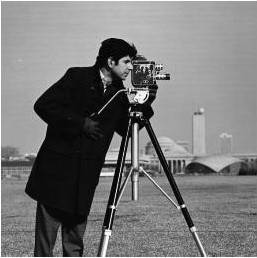
#> input picture temp.jpg, 257 x 258 px
$ python temp.py
#> lines starting #> are read from the running program, lines starting #| are printed output that depends on the picture
from matplotlib import pyplot as plt
import numpy as np
import cv2 as cv
from skimage import exposure

def image_histogram_equalization(image, number_bins=256):
    # get image histogram
    image_histogram, bins = np.histogram(image.flatten(), number_bins, density=True)
    cdf = image_histogram.cumsum() # cumulative distribution function
    normalized_cdf = 255 * cdf / cdf[-1] # normalize

    # use linear interpolation of cdf to find new pixel values
    image_equalized = np.interp(image.flatten(), bins[:-1], normalized_cdf)
    plt.subplot(1, 5, 1), plt.plot(cdf)
    plt.subplot(1, 5, 2), plt.hist(image_histogram)
    plt.subplot(1, 5, 3), plt.plot(normalized_cdf)
    #plt.subplot(1, 5, 4), plt.imshow(image_equalized.reshape(image.shape))
    #plt.show()
    return image_equalized.reshape(image.shape), normalized_cdf

def histogram_equalize(img):
    img_cdf, bin_centers = exposure.cumulative_distribution(img)
    return np.interp(img, bin_centers, img_cdf)

if __name__ == '__main__':
    image = cv.imread('temp.jpg', 0)
#> image is the input picture: shape (258, 257); min 0, max 255, mean 120.3
    result,temp= image_histogram_equalization(image)
#> in image_histogram_equalization, `image_histogram, bins = np.histogram(image.flatten(), number_bins, den..`: image_histogram = 256 values, max 0.0237 at index 14, min 0.000121 at index 208, mean 0.00392; bins = 257 values from 0 to 255
#> in image_histogram_equalization, `cdf = image_histogram.cumsum()`: cdf = 256 values from 0.00285 to 1
#> in image_histogram_equalization, `normalized_cdf = 255 * cdf / cdf[-1]`: normalized_cdf = 256 values from 0.723 to 255
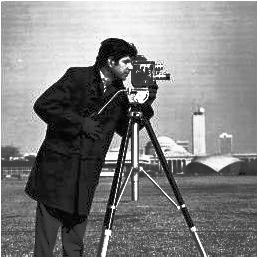
#> result: shape (258, 257) float64; min 0.723, max 255, mean 129.8
#> temp = 256 values from 0.723 to 255
    plt.hist(temp)
    plt.show()
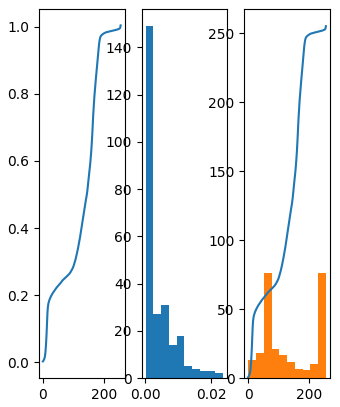
#> figure drawn by matplotlib, 3 panels; panel 1: curve peaks at x = 255, y = 1; panel 2: tallest bar 149 high, from x = 0.000121 to 0.00248; panel 3: curve peaks at x = 255, y = 255
